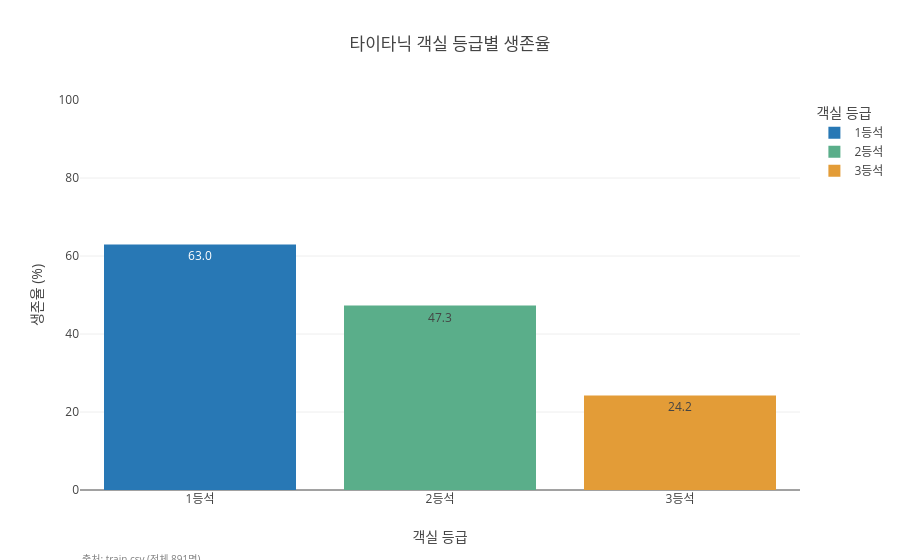

Notebook source saved alongside this figure:
### Markdown cell above
### 2. 객실 등급별 생존율\n객실 등급별 생존율은 평균으로 계산하고, 막대그래프의 세로축은 0부터 시작합니다.

### Code cell
class_summary = (
    df.groupby("Pclass")["Survived"].mean().reindex([1, 2, 3])
    .mul(100).rename("생존율(%)").reset_index()
)
class_summary["객실 등급"] = class_summary["Pclass"].map({1: "1등석", 2: "2등석", 3: "3등석"})
fig = px.bar(class_summary, x="객실 등급", y="생존율(%)", text_auto=".1f",
             title="타이타닉 객실 등급별 생존율",
             color="객실 등급", color_discrete_sequence=["#2878B5", "#5AAE8A", "#E39C37"])
fig.update_xaxes(title="객실 등급")
fig.update_yaxes(title="생존율 (%)", range=[0, 100])
fig.add_annotation(text="출처: train.csv (전체 891명)", xref="paper", yref="paper", x=0, y=-0.2, showarrow=False, xanchor="left", font={"size": 10, "color": "gray"})
fig.update_layout(margin={"b": 70})
fig.show()

### Figure 1 — Plotly figure (JSON) as saved in the notebook; plotly's stock layout.template omitted (floating-point values rounded to 4 significant figures)
{"data": [{"hovertemplate": "객실 등급=%{x}<br>생존율(%)=%{y}<extra></extra>", "legendgroup": "1등석", "marker": {"color": "#2878B5", "pattern": {"shape": ""}}, "name": "1등석", "orientation": "v", "showlegend": true, "textposition": "auto", "texttemplate": "%{y:.1f}", "x": ["1등석"], "xaxis": "x", "y": [62.96], "yaxis": "y", "type": "bar"}, {"hovertemplate": "객실 등급=%{x}<br>생존율(%)=%{y}<extra></extra>", "legendgroup": "2등석", "marker": {"color": "#5AAE8A", "pattern": {"shape": ""}}, "name": "2등석", "orientation": "v", "showlegend": true, "textposition": "auto", "texttemplate": "%{y:.1f}", "x": ["2등석"], "xaxis": "x", "y": [47.28], "yaxis": "y", "type": "bar"}, {"hovertemplate": "객실 등급=%{x}<br>생존율(%)=%{y}<extra></extra>", "legendgroup": "3등석", "marker": {"color": "#E39C37", "pattern": {"shape": ""}}, "name": "3등석", "orientation": "v", "showlegend": true, "textposition": "auto", "texttemplate": "%{y:.1f}", "x": ["3등석"], "xaxis": "x", "y": [24.24], "yaxis": "y", "type": "bar"}], "layout": {"xaxis": {"anchor": "y", "domain": [0, 1], "title": {"text": "객실 등급"}, "categoryorder": "array", "categoryarray": ["1등석", "2등석", "3등석"]}, "yaxis": {"anchor": "x", "domain": [0, 1], "title": {"text": "생존율 (%)"}, "range": [0, 100]}, "legend": {"title": {"text": "객실 등급"}, "tracegroupgap": 0}, "title": {"text": "타이타닉 객실 등급별 생존율"}, "barmode": "relative", "annotations": [{"font": {"color": "gray", "size": 10}, "showarrow": false, "text": "출처: train.csv (전체 891명)", "x": 0, "xanchor": "left", "xref": "paper", "y": -0.2, "yref": "paper"}], "margin": {"b": 70}}}
